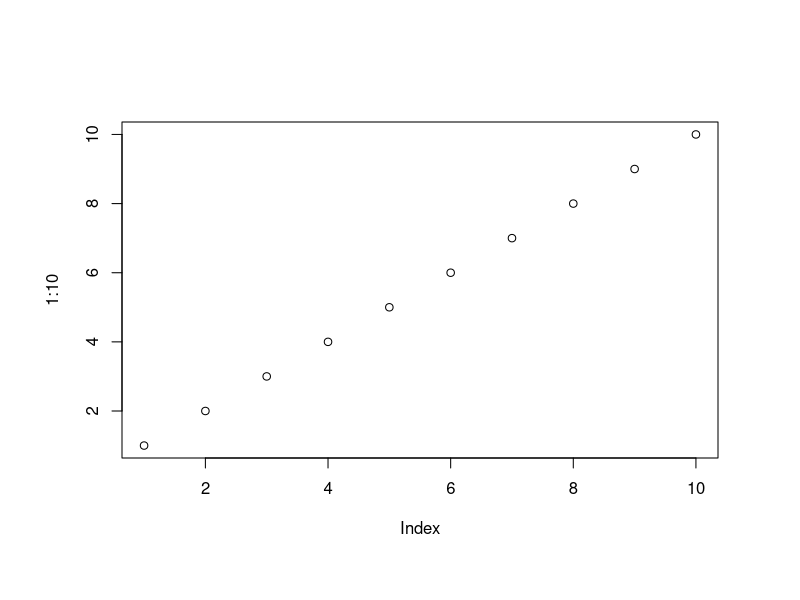

Here is the R script that generated this plot: (Note: this script raises an error after producing the figure.)
# This is a sample for extending pdf device
pdf("pdf2.pdf")
par(oma=c(2,2,2,2))

plot(1:10)

############################################
## You can make URL link box by "pdf.box" ##
############################################
pdf.box(1, 5, 3, 8, "http://www.r-project.org")

###################################################
## You can also make popup text box by "pdf.box" ##
###################################################
for(i in 1:10)
  pdf.box(i-0.1, i-0.1, i+0.1, i+0.1, LETTERS[i], link=FALSE, border=c(0,0,0))
text(5, 9, "mouse over points!", col=2)

############################################################
## URL link and popup text for strings can be assigned by ##
## "text" and "mtext".                                    ##
############################################################
text(5, 2, "text test", url="http://www.google.com")

mtext("mtext test 1", cex=2, popup="Hello, world!")
mtext("mtext test 2", side = 2, line=2, url="http://www.apple.com")
mtext("mtext test 3", outer=TRUE, side = 1, url="http://www.bioconductor.org")
mtext("mtext test 4", outer=TRUE, side = 4, cex=3, url="http://www.playstation.com")

dev.off()
